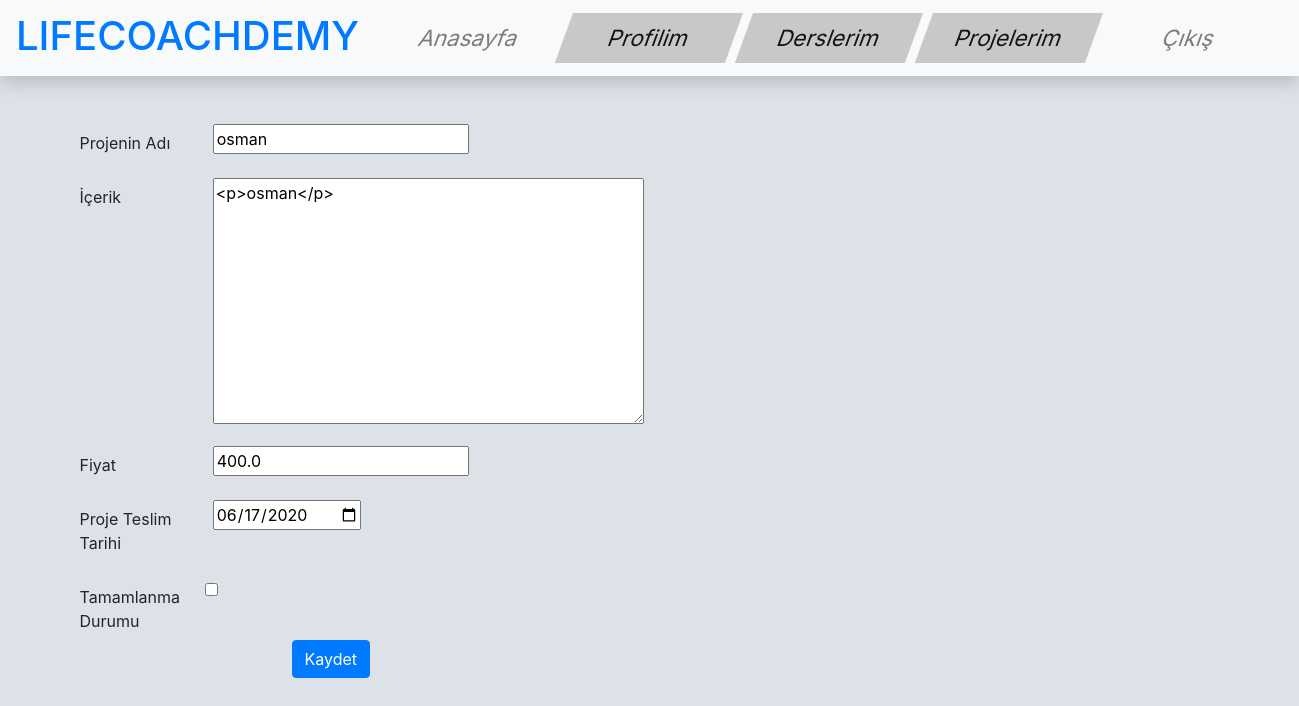
Page /project/osman/update/ (signed in) on the committed database.
### project/models.py (models this page shows, shortened)
class Project(models.Model):
    project_owner = models.ForeignKey('auth.User', verbose_name='Proje Sahibi', related_name='projects', on_delete=models.CASCADE)
    name = models.CharField(max_length=120, verbose_name='Projenin Adı')
    content = RichTextField(verbose_name='İçerik', null=True, blank=True)
    documentation = models.FileField(verbose_name='Dökümantasyon', null=True, blank=True)
    price = models.FloatField(verbose_name='Fiyat', null=True, blank=True)
    deadline = models.DateField(verbose_name='Proje Teslim Tarihi')
    done = models.BooleanField(verbose_name='Tamamlandı', default=False)
    slug = models.SlugField(unique=True, editable=False, max_length=130)

### project/views.py (the view)
# urls.py: url(r'^(?P<slug>[\w-]+)/update/$', project_update, name='update'),
def project_update(request, slug):
    if not request.user.is_authenticated:
        return Http404()
    project = get_object_or_404(Project, slug=slug)
    form = ProjectForm(request.POST or None, request.FILES or None, instance=project)
    if form.is_valid():
        form.save()
        messages.success(request, '"' + project.name + '" Projesi başarılı bir şekilde güncellendi.')
        return HttpResponseRedirect(project.get_absolute_url())
    context = {
        'form' : form
    }
    return render(request, 'project/form.html', context)

### project/forms.py
class ProjectForm(forms.ModelForm):
    class Meta:
        model = Project
        fields = [
            'name',
            'content',
            'documentation',
            'price',
            'deadline',
            'done',
        ]
        widgets = {
            'deadline': DateInput()
        }

### templates/project/form.html (shortened to what this page needs)
{% extends 'base.html' %}
{% load crispy_forms_tags %}
{% block extrastyles %}
<link rel="stylesheet" href="https://cdnjs.cloudflare.com/ajax/libs/tempusdominus-bootstrap-4/5.0.1/css/tempusdominus-bootstrap-4.min.css" />
{% endblock %}
{% block body %}
<div class="container">
    <div class="row">
        <form class="form" enctype="multipart/form-data" method="post">{% csrf_token %}
            <div class="form-group row">
                <label class="col-lg-3 col-form-label form-control-label">Projenin Adı</label>
                <div class="col-lg-9">
                    {{ form.name }}
                </div>
            </div>
            <div class="form-group row">
                <label class="col-lg-3 col-form-label form-control-label">İçerik</label>
                <div class="col-lg-9">
                    {{ form.content }}
                </div>
            </div>
            <div class="form-group row">
                <label class="col-lg-3 col-form-label form-control-label">Fiyat</label>
                <div class="col-lg-9">
                    {{ form.price }}
                </div>
            </div>
            <div class="form-group row">
                <label class="col-lg-3 col-form-label form-control-label">Proje Teslim Tarihi</label>
                <div class="col-lg-9">
                    {{ form.deadline }}
                </div>
            </div>
            <div class="input-group row ">
                <label class="col-lg-3 col-form-label form-control-label">Tamamlanma Durumu</label>
                <div class="col-lg-9">
                    {{ form.done }}
                </div>
            </div>
            <div class="form-group row">
                <div class="col-lg-12 text-center">
                    <input id="projectSubmit" class="btn btn-primary" value="Kaydet" type="submit">
                </div>
            </div>
        </form>
    </div>
</div>
{% endblock %}

### static/css/base.css (style rules this page uses)
body { background-color: #dde2e8; }

### rows in the picture
Project: name "osman", content "<p>osman</p>", price "400.0", deadline "06/17/2020"
